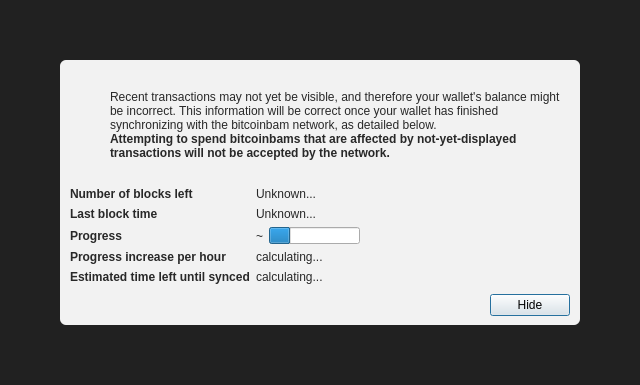
<?xml version="1.0" encoding="UTF-8"?>
<ui version="4.0">
 <class>ModalOverlay</class>
 <widget class="ModalOverlay" name="ModalOverlay">
  <property name="geometry">
   <rect>
    <x>0</x>
    <y>0</y>
    <width>640</width>
    <height>385</height>
   </rect>
  </property>
  <property name="windowTitle">
   <string>Form</string>
  </property>
  <layout class="QVBoxLayout" name="verticalLayout" stretch="0">
   <property name="sizeConstraint">
    <enum>QLayout::SetDefaultConstraint</enum>
   </property>
   <property name="leftMargin">
    <number>0</number>
   </property>
   <property name="topMargin">
    <number>0</number>
   </property>
   <property name="rightMargin">
    <number>0</number>
   </property>
   <property name="bottomMargin">
    <number>0</number>
   </property>
   <item>
    <widget class="QWidget" name="bgWidget" native="true">
     <property name="styleSheet">
      <string notr="true">#bgWidget { background: rgba(0,0,0,220); }</string>
     </property>
     <layout class="QVBoxLayout" name="verticalLayoutMain" stretch="1">
      <property name="leftMargin">
       <number>60</number>
      </property>
      <property name="topMargin">
       <number>60</number>
      </property>
      <property name="rightMargin">
       <number>60</number>
      </property>
      <property name="bottomMargin">
       <number>60</number>
      </property>
      <item>
       <widget class="QWidget" name="contentWidget" native="true">
        <property name="styleSheet">
         <string notr="true">#contentWidget { background: rgba(255,255,255,240); border-radius: 6px; }

QLabel { color: rgb(40,40,40);  }</string>
        </property>
        <layout class="QVBoxLayout" name="verticalLayoutSub" stretch="1,0,0,0">
         <property name="spacing">
          <number>0</number>
         </property>
         <property name="leftMargin">
          <number>10</number>
         </property>
         <property name="topMargin">
          <number>10</number>
         </property>
         <property name="rightMargin">
          <number>10</number>
         </property>
         <property name="bottomMargin">
          <number>10</number>
         </property>
         <item>
          <layout class="QHBoxLayout" name="horizontalLayoutIconText" stretch="0,1">
           <property name="topMargin">
            <number>20</number>
           </property>
           <item>
            <layout class="QVBoxLayout" name="verticalLayoutIcon">
             <property name="leftMargin">
              <number>0</number>
             </property>
             <item>
              <widget class="QPushButton" name="warningIcon">
               <property name="enabled">
                <bool>false</bool>
               </property>
               <property name="text">
                <string/>
               </property>
               <property name="icon">
                <iconset>
                 <normaloff>:/icons/warning</normaloff>
                 <disabledoff>:/icons/warning</disabledoff>:/icons/warning</iconset>
               </property>
               <property name="iconSize">
                <size>
                 <width>48</width>
                 <height>48</height>
                </size>
               </property>
               <property name="flat">
                <bool>true</bool>
               </property>
              </widget>
             </item>
             <item>
              <spacer name="verticalSpacerWarningIcon">
               <property name="orientation">
                <enum>Qt::Vertical</enum>
               </property>
               <property name="sizeHint" stdset="0">
                <size>
                 <width>20</width>
                 <height>40</height>
                </size>
               </property>
              </spacer>
             </item>
            </layout>
           </item>
           <item>
            <layout class="QVBoxLayout" name="verticalLayoutInfoText">
             <property name="leftMargin">
              <number>0</number>
             </property>
             <property name="topMargin">
              <number>0</number>
             </property>
             <item>
              <widget class="QLabel" name="infoText">
               <property name="text">
                <string>Recent transactions may not yet be visible, and therefore your wallet's balance might be incorrect. This information will be correct once your wallet has finished synchronizing with the bitcoinbam network, as detailed below.</string>
               </property>
               <property name="textFormat">
                <enum>Qt::RichText</enum>
               </property>
               <property name="wordWrap">
                <bool>true</bool>
               </property>
              </widget>
             </item>
             <item>
              <widget class="QLabel" name="infoTextStrong">
               <property name="font">
                <font>
                 <weight>75</weight>
                 <bold>true</bold>
                </font>
               </property>
               <property name="text">
                <string>Attempting to spend bitcoinbams that are affected by not-yet-displayed transactions will not be accepted by the network.</string>
               </property>
               <property name="textFormat">
                <enum>Qt::RichText</enum>
               </property>
               <property name="wordWrap">
                <bool>true</bool>
               </property>
              </widget>
             </item>
             <item>
              <spacer name="verticalSpacerInTextSpace">
               <property name="orientation">
                <enum>Qt::Vertical</enum>
               </property>
               <property name="sizeHint" stdset="0">
                <size>
                 <width>20</width>
                 <height>40</height>
                </size>
               </property>
              </spacer>
             </item>
            </layout>
           </item>
          </layout>
         </item>
         <item>
          <spacer name="verticalSpacerAfterText">
           <property name="orientation">
            <enum>Qt::Vertical</enum>
           </property>
           <property name="sizeHint" stdset="0">
            <size>
             <width>20</width>
             <height>40</height>
            </size>
           </property>
          </spacer>
         </item>
         <item>
          <layout class="QFormLayout" name="formLayout">
           <property name="fieldGrowthPolicy">
            <enum>QFormLayout::FieldsStayAtSizeHint</enum>
           </property>
           <property name="horizontalSpacing">
            <number>6</number>
           </property>
           <property name="verticalSpacing">
            <number>6</number>
           </property>
           <property name="topMargin">
            <number>10</number>
           </property>
           <item row="0" column="0">
            <widget class="QLabel" name="labelNumberOfBlocksLeft">
             <property name="font">
              <font>
               <weight>75</weight>
               <bold>true</bold>
              </font>
             </property>
             <property name="text">
              <string>Number of blocks left</string>
             </property>
            </widget>
           </item>
           <item row="0" column="1">
            <widget class="QLabel" name="numberOfBlocksLeft">
             <property name="text">
              <string>Unknown...</string>
             </property>
            </widget>
           </item>
           <item row="1" column="0">
            <widget class="QLabel" name="labelLastBlockTime">
             <property name="font">
              <font>
               <weight>75</weight>
               <bold>true</bold>
              </font>
             </property>
             <property name="text">
              <string>Last block time</string>
             </property>
            </widget>
           </item>
           <item row="1" column="1">
            <widget class="QLabel" name="newestBlockDate">
             <property name="sizePolicy">
              <sizepolicy hsizetype="Maximum" vsizetype="Preferred">
               <horstretch>0</horstretch>
               <verstretch>0</verstretch>
              </sizepolicy>
             </property>
             <property name="text">
              <string>Unknown...</string>
             </property>
            </widget>
           </item>
           <item row="2" column="0">
            <widget class="QLabel" name="labelSyncDone">
             <property name="font">
              <font>
               <weight>75</weight>
               <bold>true</bold>
              </font>
             </property>
             <property name="text">
              <string>Progress</string>
             </property>
            </widget>
           </item>
           <item row="2" column="1">
            <layout class="QHBoxLayout" name="horizontalLayoutSync" stretch="0,1">
             <item>
              <widget class="QLabel" name="percentageProgress">
               <property name="text">
                <string notr="true">~</string>
               </property>
              </widget>
             </item>
             <item>
              <widget class="QProgressBar" name="progressBar">
               <property name="value">
                <number>24</number>
               </property>
               <property name="format">
                <string/>
               </property>
              </widget>
             </item>
            </layout>
           </item>
           <item row="4" column="0">
            <widget class="QLabel" name="labelProgressIncrease">
             <property name="font">
              <font>
               <weight>75</weight>
               <bold>true</bold>
              </font>
             </property>
             <property name="text">
              <string>Progress increase per hour</string>
             </property>
            </widget>
           </item>
           <item row="4" column="1">
            <widget class="QLabel" name="progressIncreasePerH">
             <property name="text">
              <string>calculating...</string>
             </property>
            </widget>
           </item>
           <item row="5" column="0">
            <widget class="QLabel" name="labelEstimatedTimeLeft">
             <property name="font">
              <font>
               <weight>75</weight>
               <bold>true</bold>
              </font>
             </property>
             <property name="text">
              <string>Estimated time left until synced</string>
             </property>
            </widget>
           </item>
           <item row="5" column="1">
            <widget class="QLabel" name="expectedTimeLeft">
             <property name="text">
              <string>calculating...</string>
             </property>
            </widget>
           </item>
          </layout>
         </item>
         <item>
          <layout class="QHBoxLayout" name="horizontalLayoutButtons">
           <property name="leftMargin">
            <number>10</number>
           </property>
           <property name="topMargin">
            <number>10</number>
           </property>
           <item>
            <spacer name="horizontalSpacer">
             <property name="orientation">
              <enum>Qt::Horizontal</enum>
             </property>
             <property name="sizeHint" stdset="0">
              <size>
               <width>40</width>
               <height>20</height>
              </size>
             </property>
            </spacer>
           </item>
           <item>
            <widget class="QPushButton" name="closeButton">
             <property name="text">
              <string>Hide</string>
             </property>
             <property name="focusPolicy">
              <enum>Qt::StrongFocus</enum>
             </property>
             <property name="default">
              <bool>true</bool>
             </property>
            </widget>
           </item>
          </layout>
         </item>
        </layout>
       </widget>
      </item>
     </layout>
    </widget>
   </item>
  </layout>
 </widget>
 <customwidgets>
  <customwidget>
   <class>ModalOverlay</class>
   <extends>QWidget</extends>
   <header>qt/modaloverlay.h</header>
   <container>1</container>
  </customwidget>
 </customwidgets>
 <resources/>
 <connections/>
</ui>
